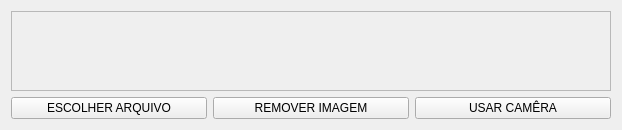
      <widget class="QWidget" name="tab_6">
       <attribute name="title">
        <string>Foto</string>
       </attribute>
       <layout class="QGridLayout" name="gridLayout_22">
        <item row="0" column="0">
         <widget class="QFrame" name="pic_frame_mainData">
          <property name="sizePolicy">
           <sizepolicy hsizetype="Preferred" vsizetype="Preferred">
            <horstretch>50</horstretch>
            <verstretch>50</verstretch>
           </sizepolicy>
          </property>
          <property name="frameShape">
           <enum>QFrame::StyledPanel</enum>
          </property>
          <property name="frameShadow">
           <enum>QFrame::Raised</enum>
          </property>
          <layout class="QGridLayout" name="gridLayout_9">
           <item row="1" column="0">
            <spacer name="horizontalSpacer">
             <property name="orientation">
              <enum>Qt::Horizontal</enum>
             </property>
             <property name="sizeType">
              <enum>QSizePolicy::Fixed</enum>
             </property>
             <property name="sizeHint" stdset="0">
              <size>
               <width>280</width>
               <height>20</height>
              </size>
             </property>
            </spacer>
           </item>
           <item row="1" column="1">
            <widget class="QLabel" name="picture_label">
             <property name="sizePolicy">
              <sizepolicy hsizetype="Ignored" vsizetype="Ignored">
               <horstretch>0</horstretch>
               <verstretch>0</verstretch>
              </sizepolicy>
             </property>
             <property name="minimumSize">
              <size>
               <width>0</width>
               <height>0</height>
              </size>
             </property>
             <property name="baseSize">
              <size>
               <width>0</width>
               <height>0</height>
              </size>
             </property>
             <property name="font">
              <font>
               <pointsize>20</pointsize>
              </font>
             </property>
             <property name="styleSheet">
              <string notr="true">color: rgb(114, 159, 207);</string>
             </property>
             <property name="text">
              <string/>
             </property>
             <property name="pixmap">
              <pixmap resource="icons.qrc">:/images/blank.svg</pixmap>
             </property>
             <property name="scaledContents">
              <bool>true</bool>
             </property>
            </widget>
           </item>
           <item row="1" column="2">
            <spacer name="horizontalSpacer_2">
             <property name="orientation">
              <enum>Qt::Horizontal</enum>
             </property>
             <property name="sizeType">
              <enum>QSizePolicy::Fixed</enum>
             </property>
             <property name="sizeHint" stdset="0">
              <size>
               <width>280</width>
               <height>20</height>
              </size>
             </property>
            </spacer>
           </item>
           <item row="0" column="1">
            <spacer name="verticalSpacer_2">
             <property name="orientation">
              <enum>Qt::Vertical</enum>
             </property>
             <property name="sizeType">
              <enum>QSizePolicy::Fixed</enum>
             </property>
             <property name="sizeHint" stdset="0">
              <size>
               <width>20</width>
               <height>40</height>
              </size>
             </property>
            </spacer>
           </item>
          </layout>
         </widget>
        </item>
        <item row="1" column="0">
         <layout class="QGridLayout" name="gridLayout_19">
          <item row="1" column="2">
           <widget class="QPushButton" name="camera_pushbutton">
            <property name="sizePolicy">
             <sizepolicy hsizetype="Expanding" vsizetype="Expanding">
              <horstretch>0</horstretch>
              <verstretch>0</verstretch>
             </sizepolicy>
            </property>
            <property name="text">
             <string>USAR CAMÊRA</string>
            </property>
            <property name="icon">
             <iconset resource="icons.qrc">
              <normaloff>:/Icons/start_camera.svg</normaloff>:/Icons/start_camera.svg</iconset>
            </property>
            <property name="iconSize">
             <size>
              <width>42</width>
              <height>42</height>
             </size>
            </property>
           </widget>
          </item>
          <item row="1" column="0">
           <widget class="QPushButton" name="choosePicture_pushButton">
            <property name="sizePolicy">
             <sizepolicy hsizetype="Expanding" vsizetype="Expanding">
              <horstretch>0</horstretch>
              <verstretch>0</verstretch>
             </sizepolicy>
            </property>
            <property name="text">
             <string>ESCOLHER ARQUIVO</string>
            </property>
            <property name="icon">
             <iconset resource="icons.qrc">
              <normaloff>:/Icons/save_image.svg</normaloff>:/Icons/save_image.svg</iconset>
            </property>
            <property name="iconSize">
             <size>
              <width>42</width>
              <height>42</height>
             </size>
            </property>
           </widget>
          </item>
          <item row="1" column="1">
           <widget class="QPushButton" name="deleteImage_pushButton">
            <property name="sizePolicy">
             <sizepolicy hsizetype="Expanding" vsizetype="Expanding">
              <horstretch>0</horstretch>
              <verstretch>0</verstretch>
             </sizepolicy>
            </property>
            <property name="text">
             <string>REMOVER IMAGEM</string>
            </property>
            <property name="icon">
             <iconset resource="icons.qrc">
              <normaloff>:/Icons/trash.svg</normaloff>:/Icons/trash.svg</iconset>
            </property>
            <property name="iconSize">
             <size>
              <width>42</width>
              <height>42</height>
             </size>
            </property>
           </widget>
          </item>
         </layout>
        </item>
       </layout>
      </widget>
